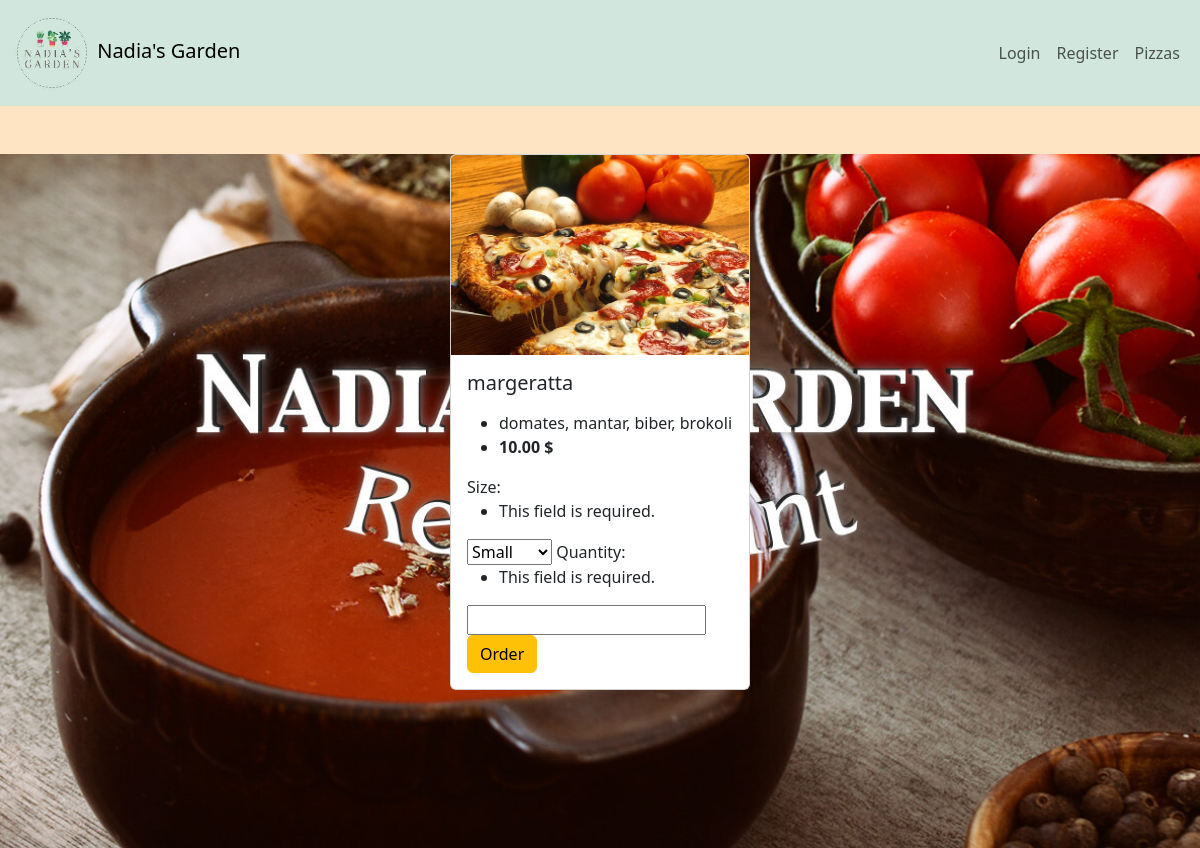
Page /order/1 on the committed database.
### pizzas/models.py (models this page shows, shortened)
class Pizza(models.Model):
    name = models.CharField(max_length=100)
    image = models.ImageField(upload_to="pizzas_pictures", blank=True, null=True)
    price = models.DecimalField(max_digits=10, decimal_places=2, default=10.00)
    topping = models.ManyToManyField(Toppings)

class Toppings(models.Model):
    name = models.CharField(max_length=100)
    def __str__(self):
        return self.name

### pizzas/views.py (the view, shortened to what this page needs)
# urls.py: path('order/<int:pk>', order, name='order'),
def order(request,pk):
    pizza=Pizza.objects.get(id=pk)
    form=OrderForm(request.POST)
    context={
        'pizza':pizza,
        'form':form
    }
    return render(request,'pizzas/order.html',context)

### pizzas/forms.py
class OrderForm(forms.ModelForm):
    class Meta:
        model=Order
        fields=('size','quantity')

### pizzas/templates/pizzas/order.html (shortened to what this page needs)
{% extends 'pizzas/base.html' %}
{% block content %}
<div class="col-lg-3 mx-auto d-flex justify-content-center align-items-center mt-5">
    <div class="card" style="width: 100%;">
        <img src="{{pizza.image.url}}" class="card-img-top" alt="...">
        <div class="card-body">
            <h5 class="card-title">{{pizza.name}}</h5>
            <p class="card-text">
            <ul>
                <li>
                    {{pizza.topping.all |join:", "}}
                </li>
                <li>
                    <strong> {{pizza.price}} $</strong>
                </li>
            </ul>
            </p>
            <div>
                <form action="" method="POST">
                    {{form}}
                    <input class="btn btn-warning" type="submit" value="Order">
                </form>
            </div>
        </div>
    </div>
</div>
{% endblock content %}

### static/css/style.css (style rules this page uses)
body { background-color: bisque; }

### rows in the picture
Pizza: image (picture), name "margeratta", topping.all "domates, mantar, biber, brokoli", price "10.00"
